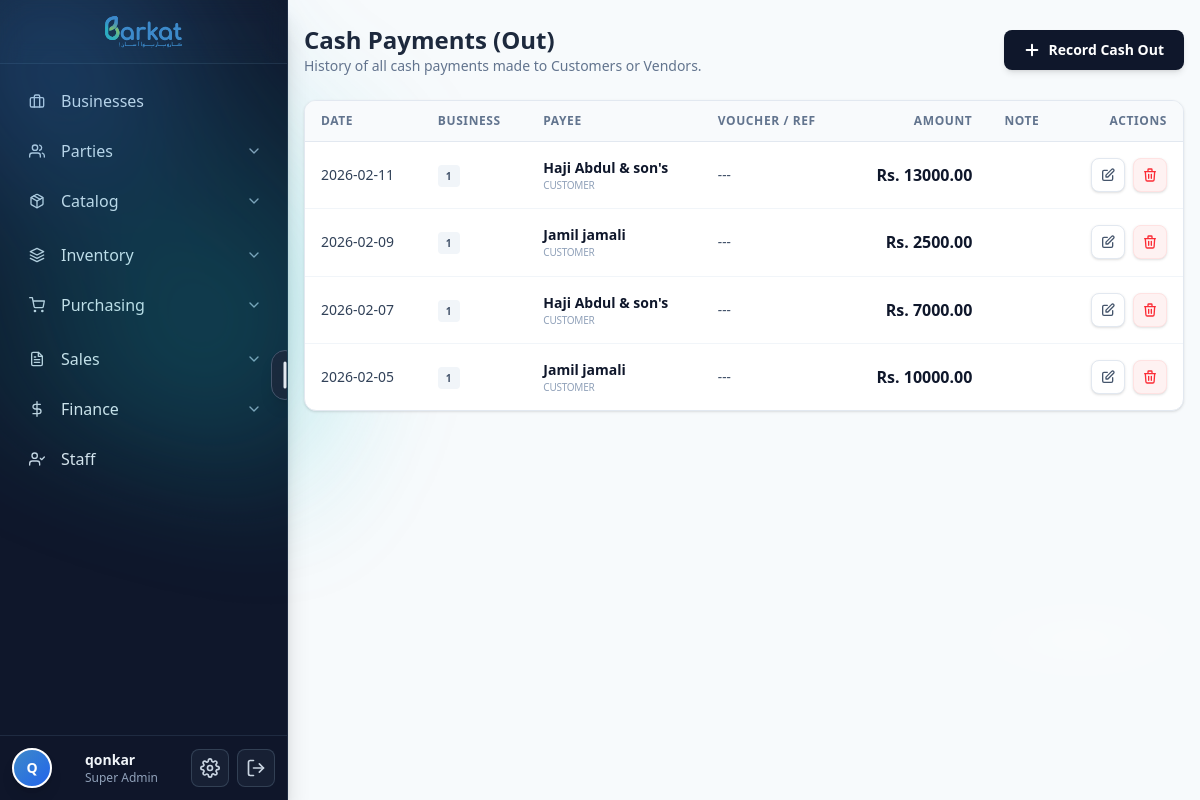
/finance/cash-out/ (signed in), run on an earlier commit of the app's database.
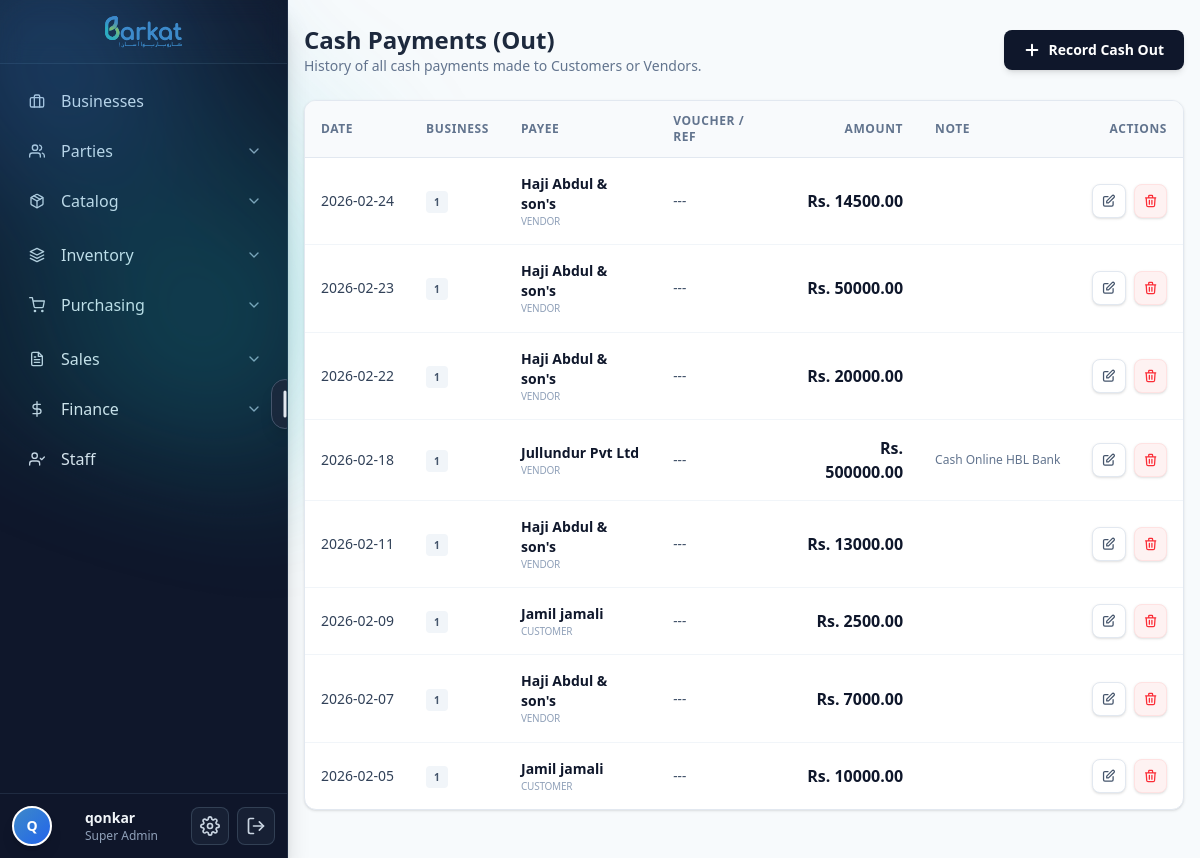
And on a later commit of the database.
### barkat_wholesale/barkat/models.py (models this page shows, shortened)
class TimeStampedBy(models.Model):
    created_at = models.DateTimeField(default=timezone.now, db_index=True, editable=True)
    updated_at = models.DateTimeField(auto_now=True, db_index=True)
    created_by = models.ForeignKey(
        settings.AUTH_USER_MODEL, null=True, blank=True,
        on_delete=models.SET_NULL, related_name="%(class)s_created"
    )
    updated_by = models.ForeignKey(
        settings.AUTH_USER_MODEL, null=True, blank=True,
        on_delete=models.SET_NULL, related_name="%(class)s_updated"
    )
    is_active = models.BooleanField(default=True, db_index=True)
    is_deleted = models.BooleanField(default=False, db_index=True)
    class Meta:
        abstract = True

class Payment(TimeStampedBy):
    IN  = "in"
    OUT = "out"
    DIRECTIONS = [(IN, "In (Receipt)"), (OUT, "Out (Payment)")]
    CASH = "cash"
    BANK = "bank"
    SOURCES = [(CASH, "Cash"), (BANK, "Bank")]
    class PaymentMethod(models.TextChoices):
        CASH   = "cash",   "Cash"
        BANK   = "bank",   "Bank Transfer"
        CARD   = "card",   "Card Payment"
        CHEQUE = "cheque", "Cheque"
    class ChequeStatus(models.TextChoices):
        PENDING   = "pending",   "Pending"
        DEPOSITED = "deposited", "Deposited"
    payment_method = models.CharField(
        max_length=20,
        choices=PaymentMethod.choices,
        default=PaymentMethod.CASH,
        db_index=True,
    )
    cheque_status = models.CharField(
        max_length=20,
        choices=ChequeStatus.choices,
        blank=True,
        default="",
        help_text="Only used for cheque payments. Pending / Deposited.",
    )
    business       = models.ForeignKey(Business, on_delete=models.PROTECT, related_name="payments")
    date           = models.DateField(default=timezone.now, db_index=True)
    party          = models.ForeignKey(Party, on_delete=models.PROTECT, related_name="payments")
    direction      = models.CharField(max_length=3, choices=DIRECTIONS, db_index=True)
    amount         = models.DecimalField(**DECIMAL_12_2, validators=[MinValueValidator(0)])
    description    = models.CharField(max_length=255, blank=True, default="")
    reference      = models.CharField(max_length=100, blank=True, default="")
    is_external    = models.BooleanField(
        default=False,
        help_text="If True, this payment was made from outside the business cash and won't affect Cash in Hand or reports."
    )
    payment_source = models.CharField(
        max_length=10,
        choices=SOURCES,
        default=CASH,
        db_index=True,
    )
    bank_account   = models.ForeignKey(
        "BankAccount",
        on_delete=models.SET_NULL,
        null=True,
        blank=True,
        related_name="payments",
    )
    cashflow = models.OneToOneField(
        "CashFlow",
        on_delete=models.SET_NULL,
        null=True,
        blank=True,
        related_name="linked_payment",
    )
    class Meta:
        indexes = [
            models.Index(fields=["business", "date"]),
            models.Index(fields=["party"]),
            models.Index(fields=["direction"]),
            models.Index(fields=["payment_source"]),
        ]
        ordering = ["-date", "-id"]

class CodeNamed(TimeStampedBy):
    name = models.CharField(max_length=255)
    code = models.CharField(max_length=50, db_index=True)
    class Meta:
        abstract = True

class Business(CodeNamed):
    legal_name = models.CharField(max_length=255, blank=True, default="")
    ntn = models.CharField(max_length=50, blank=True, default="")        # Pakistan context
    sales_tax_reg = models.CharField(max_length=50, blank=True, default="")
    phone = models.CharField(max_length=50, blank=True, default="")
    email = models.EmailField(blank=True, default="")
    address = models.TextField(blank=True, default="")
    pos_printer_name = models.CharField(
        max_length=200, blank=True,
        help_text="POS80 Printer"
    )
    class Meta:
        unique_together = [("code",)]
        indexes = [models.Index(fields=["name"]), models.Index(fields=["code"])]

class Party(TimeStampedBy):
    CUSTOMER = "CUSTOMER"
    VENDOR = "VENDOR"
    BOTH = "BOTH"
    PARTY_TYPES = [(CUSTOMER, "Customer"), (VENDOR, "Vendor"), (BOTH, "Both")]
    type = models.CharField(max_length=20, choices=PARTY_TYPES, db_index=True)
    display_name = models.CharField(max_length=255, db_index=True)
    legal_name = models.CharField(max_length=255, blank=True, default="")
    phone = models.CharField(max_length=50, blank=True, default="")
    email = models.EmailField(blank=True, default="")
    address = models.TextField(blank=True, default="")
    gst_number = models.CharField(max_length=50, blank=True, default="")
    opening_balance = models.DecimalField(**DECIMAL_12_2, default=0)
    opening_balance_side = models.CharField(
        max_length=2,
        choices=[('Dr', 'Debit (They owe us)'), ('Cr', 'Credit (We owe them)')],
        default='Dr',
        help_text='Specify whether the opening balance is Debit or Credit'
    )
    opening_balance_date = models.DateField(
        null=True,
        blank=True,
        help_text='Date when the opening balance was set (defaults to party creation date)'
    )
    cached_balance = models.DecimalField(**DECIMAL_12_2, default=0, editable=False)
    cached_balance_updated_at = models.DateTimeField(null=True, blank=True, editable=False)
    default_business = models.ForeignKey(Business, null=True, blank=True, on_delete=models.SET_NULL)
    class Meta:
        indexes = [models.Index(fields=["type", "display_name"])]

### barkat_wholesale/barkat/cash_out_views.py (the view)
class CashOutListView(GranularPermissionRequiredMixin, LoginRequiredMixin, ListView):
    required_permission = 'perm_cashout_r'
    model = Payment
    template_name = "barkat/finance/cash_out_list.html"
    context_object_name = "payments"
    paginate_by = 50
    def get_queryset(self):
        return Payment.objects.filter(
            direction=Payment.OUT,
            payment_method=Payment.PaymentMethod.CASH,
            is_deleted=False,
            is_external=False
        ).select_related('party', 'business').order_by('-date', '-created_at')

### barkat_wholesale/barkat/utils/auth_helpers.py (called while the page is built)
    def get_context_data(self, **kwargs):
        if hasattr(super(), 'get_context_data'):
            ctx = super().get_context_data(**kwargs)
        else:
            ctx = {}
        ctx['has_read_permission'] = getattr(self.request, '_has_read_permission', True)
        return ctx

### barkat_wholesale/barkat/templates/barkat/finance/cash_out_list.html (shortened to what the changed rows need)
{% extends "base.html" %}
{% block content %}
<div class="max-w-6xl mx-auto mt-6 px-4 pb-12">
  <div class="flex items-center justify-between mb-6">
    <div>
      <h2 class="text-2xl font-bold text-slate-800">Cash Payments (Out)</h2>
    </div>
  </div>
  {% if has_read_permission %}
  <div class="bg-white border border-slate-200 rounded-xl shadow-sm overflow-hidden">
    <div class="overflow-x-auto">
      <table class="min-w-full text-sm">
        <thead class="bg-slate-50 border-b border-slate-200">
          <tr class="text-left text-xs font-bold text-slate-500 uppercase tracking-wider">
            <th class="px-4 py-3">Date</th>
            <th class="px-4 py-3">Business</th>
            <th class="px-4 py-3">Payee</th>
            <th class="px-4 py-3">Voucher / Ref</th>
            <th class="px-4 py-3 text-right">Amount</th>
            <th class="px-4 py-3">Note</th>
            <th class="px-4 py-3 text-right">Actions</th>
          </tr>
        </thead>
        <tbody class="divide-y divide-slate-100">
          {% for p in payments %}
            <tr class="hover:bg-slate-50/80 transition-colors">
              <td class="px-4 py-4 whitespace-nowrap text-slate-700 font-medium">
                {{ p.date|date:"Y-m-d" }}
              </td>
              <td class="px-4 py-4 whitespace-nowrap">
                <span class="px-2 py-1 rounded bg-slate-100 text-slate-600 font-bold text-[10px] uppercase">
                  {{ p.business.code|default:p.business.name }}
                </span>
              </td>
              <td class="px-4 py-4">
                <div class="font-bold text-slate-900">{{ p.party.display_name }}</div>
                <div class="text-[10px] text-slate-400 font-medium uppercase tracking-tight">{{ p.party.get_type_display }}</div>
              </td>
              <td class="px-4 py-4 text-slate-600 font-medium italic">
                {{ p.reference|default:"---" }}
              </td>
              <td class="px-4 py-4 text-right">
                <span class="text-base font-bold text-slate-900">Rs. {{ p.amount }}</span>
              </td>
              <td class="px-4 py-4 text-xs text-slate-500 max-w-xs truncate">
                {{ p.description|default:"" }}
              </td>
              <td class="px-4 py-4 text-right">
                <div class="flex items-center justify-end gap-2">
                  <a href="{% url 'cash_out_edit' p.pk %}"
                    class="p-2 rounded-lg border border-slate-200 bg-white text-slate-600 hover:bg-slate-50 hover:text-slate-900 transition-all shadow-sm"
                    title="Edit">
                    <svg xmlns="http://www.w3.org/2000/svg" class="h-4 w-4" fill="none" viewBox="0 0 24 24" stroke="currentColor">
                      <path stroke-linecap="round" stroke-linejoin="round" stroke-width="2" d="M11 5H6a2 2 0 00-2 2v11a2 2 0 002 2h11a2 2 0 002-2v-5m-1.414-9.414a2 2 0 112.828 2.828L11.828 15H9v-2.828l8.586-8.586z" />
                    </svg>
                  </a>
                  <button type="button"
                          class="p-2 rounded-lg border border-red-100 bg-red-50 text-red-500 hover:bg-red-100 hover:text-red-700 transition-all shadow-sm"
                          onclick="confirmDelete('{{ p.pk }}')"
                          title="Delete">
                    <svg xmlns="http://www.w3.org/2000/svg" class="h-4 w-4" fill="none" viewBox="0 0 24 24" stroke="currentColor">
                      <path stroke-linecap="round" stroke-linejoin="round" stroke-width="2" d="M19 7l-.867 12.142A2 2 0 0116.138 21H7.862a2 2 0 01-1.995-1.858L5 7m5 4v6m4-6v6m1-10V4a1 1 0 00-1-1h-4a1 1 0 00-1 1v3M4 7h16" />
                    </svg>
                  </button>
                </div>
              </td>
            </tr>
          {% endfor %}
        </tbody>
      </table>
    </div>
  </div>
  {% endif %}
</div>
{% endblock %}

What changed in the data, as far as the page shows it:
added Payment: date "2026-02-24", business.code "1", party.display_name "Haji Abdul & son's", party.type "VENDOR", reference "---", amount "14500.00"
added Payment: date "2026-02-23", business.code "1", party.display_name "Haji Abdul & son's", party.type "VENDOR", reference "---", amount "50000.00"
added Payment: date "2026-02-22", business.code "1", party.display_name "Haji Abdul & son's", party.type "VENDOR", reference "---", amount "20000.00"
added Payment: date "2026-02-18", business.code "1", party.display_name "Jullundur Pvt Ltd", party.type "VENDOR", reference "---", amount "500000.00", description "Cash Online HBL Bank"
changed through a linked row, Payment (number 5 of 8 on the later page): party.type "CUSTOMER" → "VENDOR"
changed through a linked row, Payment (number 7 of 8 on the later page): party.type "CUSTOMER" → "VENDOR"
